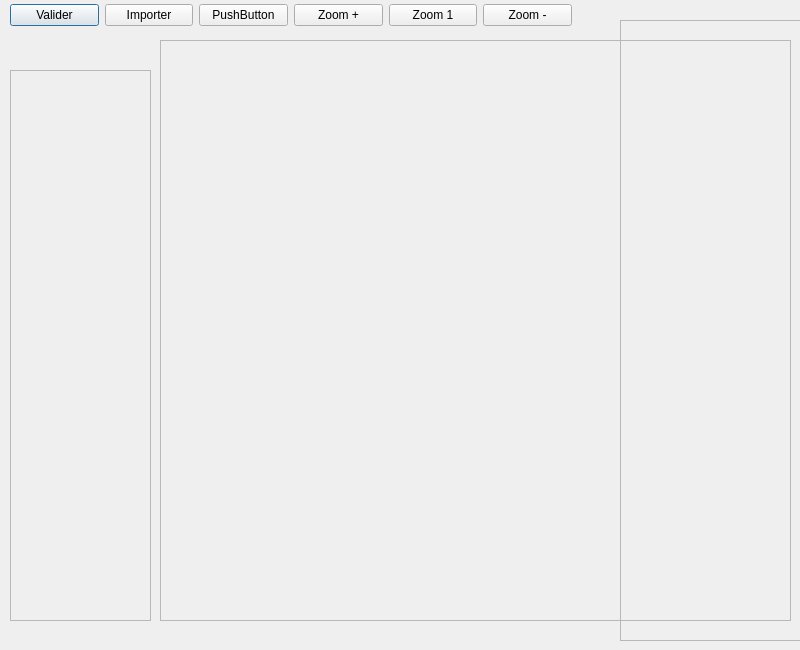
<?xml version="1.0" encoding="UTF-8"?>
<ui version="4.0">
 <class>Dialog</class>
 <widget class="QDialog" name="Dialog">
  <property name="geometry">
   <rect>
    <x>0</x>
    <y>0</y>
    <width>800</width>
    <height>650</height>
   </rect>
  </property>
  <property name="windowTitle">
   <string>Dialog</string>
  </property>
  <widget class="QWidget" name="horizontalLayoutWidget">
   <property name="geometry">
    <rect>
     <x>10</x>
     <y>0</y>
     <width>562</width>
     <height>31</height>
    </rect>
   </property>
   <layout class="QHBoxLayout" name="horizontalLayout">
    <item>
     <widget class="QPushButton" name="pushButton">
      <property name="text">
       <string>Valider</string>
      </property>
     </widget>
    </item>
    <item>
     <widget class="QPushButton" name="pushButton_2">
      <property name="text">
       <string>Importer</string>
      </property>
     </widget>
    </item>
    <item>
     <widget class="QPushButton" name="pushButton_3">
      <property name="text">
       <string>PushButton</string>
      </property>
     </widget>
    </item>
    <item>
     <widget class="QPushButton" name="pushButton_4">
      <property name="text">
       <string>Zoom +</string>
      </property>
     </widget>
    </item>
    <item>
     <widget class="QPushButton" name="pushButton_6">
      <property name="text">
       <string>Zoom 1</string>
      </property>
     </widget>
    </item>
    <item>
     <widget class="QPushButton" name="pushButton_5">
      <property name="text">
       <string>Zoom -</string>
      </property>
     </widget>
    </item>
   </layout>
  </widget>
  <widget class="QScrollArea" name="scrollArea">
   <property name="geometry">
    <rect>
     <x>160</x>
     <y>40</y>
     <width>631</width>
     <height>581</height>
    </rect>
   </property>
   <property name="acceptDrops">
    <bool>true</bool>
   </property>
   <property name="widgetResizable">
    <bool>true</bool>
   </property>
   <widget class="QWidget" name="scrollAreaWidgetContents">
    <property name="geometry">
     <rect>
      <x>0</x>
      <y>0</y>
      <width>625</width>
      <height>575</height>
     </rect>
    </property>
   </widget>
  </widget>
  <widget class="QScrollArea" name="scrollArea_2">
   <property name="geometry">
    <rect>
     <x>10</x>
     <y>70</y>
     <width>141</width>
     <height>551</height>
    </rect>
   </property>
   <property name="acceptDrops">
    <bool>true</bool>
   </property>
   <property name="widgetResizable">
    <bool>true</bool>
   </property>
   <widget class="QWidget" name="scrollAreaWidgetContents_2">
    <property name="geometry">
     <rect>
      <x>0</x>
      <y>0</y>
      <width>135</width>
      <height>545</height>
     </rect>
    </property>
   </widget>
  </widget>
  <widget class="QFrame" name="frame">
   <property name="geometry">
    <rect>
     <x>620</x>
     <y>20</y>
     <width>181</width>
     <height>621</height>
    </rect>
   </property>
   <property name="frameShape">
    <enum>QFrame::StyledPanel</enum>
   </property>
   <property name="frameShadow">
    <enum>QFrame::Raised</enum>
   </property>
  </widget>
 </widget>
 <resources/>
 <connections/>
</ui>
